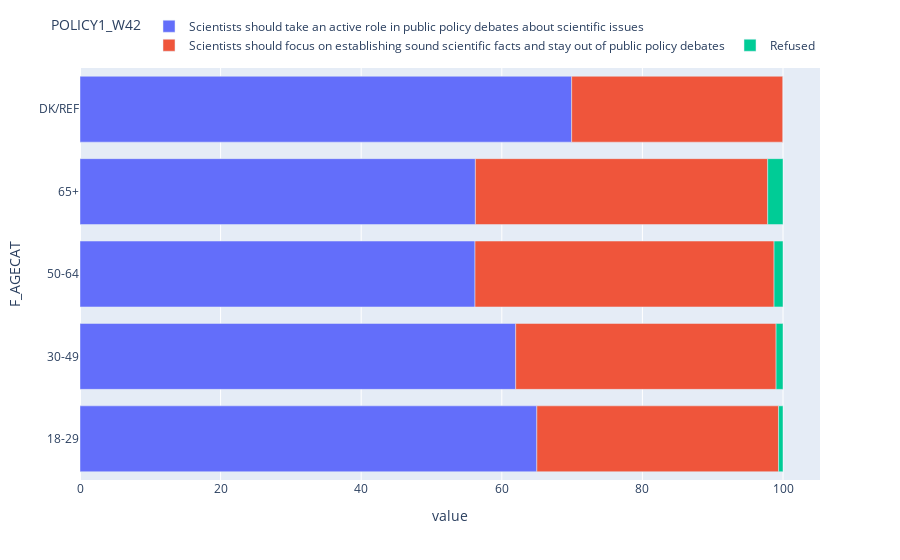

Notebook code for this chart:
### Code cell
fig2.update_layout(legend=dict(
    orientation="h",
    yanchor="bottom",
    y=1.02,
    xanchor="right",
    x=1
))

### Figure 1 — Plotly figure (JSON) as saved in the notebook; plotly's stock layout.template omitted (floating-point values rounded to 4 significant figures)
{"data": [{"alignmentgroup": "True", "hovertemplate": "POLICY1_W42=Scientists should take an active role in public policy debates about scientific issues<br>value=%{x}<br>F_AGECAT=%{y}<extra></extra>", "legendgroup": "Scientists should take an active role in public policy debates about scientific issues", "marker": {"color": "#636efa"}, "name": "Scientists should take an active role in public policy debates about scientific issues", "offsetgroup": "Scientists should take an active role in public policy debates about scientific issues", "orientation": "h", "showlegend": true, "textposition": "auto", "type": "bar", "x": [64.98, 61.98, 56.19, 56.24, 69.94], "xaxis": "x", "y": ["18-29", "30-49", "50-64", "65+", "DK/REF"], "yaxis": "y"}, {"alignmentgroup": "True", "hovertemplate": "POLICY1_W42=Scientists should focus on establishing sound scientific facts and stay out of public policy debates<br>value=%{x}<br>F_AGECAT=%{y}<extra></extra>", "legendgroup": "Scientists should focus on establishing sound scientific facts and stay out of public policy debates", "marker": {"color": "#EF553B"}, "name": "Scientists should focus on establishing sound scientific facts and stay out of public policy debates", "offsetgroup": "Scientists should focus on establishing sound scientific facts and stay out of public policy debates", "orientation": "h", "showlegend": true, "textposition": "auto", "type": "bar", "x": [34.39, 37.04, 42.54, 41.58, 30.06], "xaxis": "x", "y": ["18-29", "30-49", "50-64", "65+", "DK/REF"], "yaxis": "y"}, {"alignmentgroup": "True", "hovertemplate": "POLICY1_W42=Refused<br>value=%{x}<br>F_AGECAT=%{y}<extra></extra>", "legendgroup": "Refused", "marker": {"color": "#00cc96"}, "name": "Refused", "offsetgroup": "Refused", "orientation": "h", "showlegend": true, "textposition": "auto", "type": "bar", "x": [0.6269, 0.9835, 1.27, 2.176, 0], "xaxis": "x", "y": ["18-29", "30-49", "50-64", "65+", "DK/REF"], "yaxis": "y"}], "layout": {"barmode": "relative", "legend": {"orientation": "h", "title": {"text": "POLICY1_W42"}, "tracegroupgap": 0, "x": 1, "xanchor": "right", "y": 1.02, "yanchor": "bottom"}, "margin": {"t": 60}, "xaxis": {"anchor": "y", "domain": [0, 1], "title": {"text": "value"}}, "yaxis": {"anchor": "x", "domain": [0, 1], "title": {"text": "F_AGECAT"}}}}
